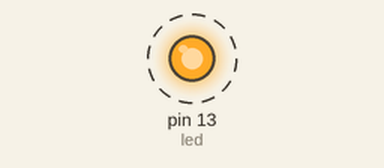
The sketch below on a simulated Arduino Uno, built with avr-gcc and run on an emulated ATmega328P. Shown: output pins drawn as LEDs (lit = HIGH). Dashed ring = blinking. What the sketch prints to the serial monitor is not drawn.

Above: at 0.5 s.
Timing chart, 0 to 4.6 s (numbered marks = the images above):
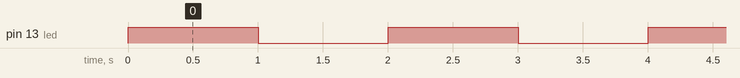

The sketch:

Ejercicio03-Librerias.ino
```cpp
#include "funciones.h"

void setup() {
  Serial.begin(9600);
  pinMode(led, OUTPUT);
}

void loop() {
  digitalWrite(led, HIGH);
  enciendo();
  delay(1000);
  digitalWrite(led, LOW);
  apago();
  delay(1000);
}
```

funciones.h
```cpp
int led = 13;
void enciendo() {
	Serial.println("Enciendo...");
}

void apago(){
	Serial.println("Apago...");
}
```

Measured:
- by itself, pin 13 (led): alternates HIGH for 1.0 s and LOW for 1.0 s
